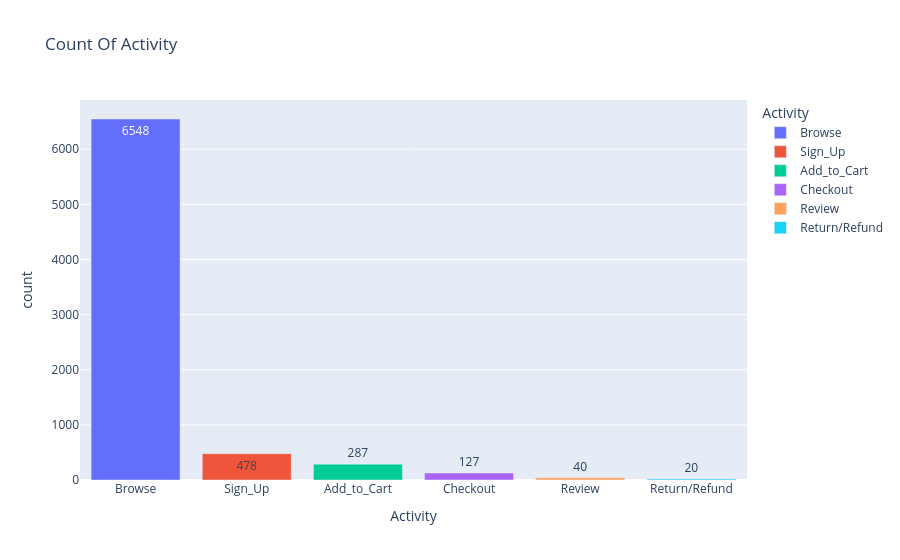

Notebook cell for this chart:
### Code cell
fig = px.bar(data_frame=q4,x = 'Activity', y ='count',title='Count Of Activity',color='Activity',
             text='count')

fig.show()

### Figure 1 — Plotly figure (JSON) as saved in the notebook; plotly's stock layout.template omitted (floating-point values rounded to 4 significant figures)
{"data": [{"hovertemplate": "Activity=%{x}<br>count=%{text}<extra></extra>", "legendgroup": "Browse", "marker": {"color": "#636efa", "pattern": {"shape": ""}}, "name": "Browse", "orientation": "v", "showlegend": true, "text": [6548.0], "textposition": "auto", "type": "bar", "x": ["Browse"], "xaxis": "x", "y": [6548], "yaxis": "y"}, {"hovertemplate": "Activity=%{x}<br>count=%{text}<extra></extra>", "legendgroup": "Sign_Up", "marker": {"color": "#EF553B", "pattern": {"shape": ""}}, "name": "Sign_Up", "orientation": "v", "showlegend": true, "text": [478.0], "textposition": "auto", "type": "bar", "x": ["Sign_Up"], "xaxis": "x", "y": [478], "yaxis": "y"}, {"hovertemplate": "Activity=%{x}<br>count=%{text}<extra></extra>", "legendgroup": "Add_to_Cart", "marker": {"color": "#00cc96", "pattern": {"shape": ""}}, "name": "Add_to_Cart", "orientation": "v", "showlegend": true, "text": [287.0], "textposition": "auto", "type": "bar", "x": ["Add_to_Cart"], "xaxis": "x", "y": [287], "yaxis": "y"}, {"hovertemplate": "Activity=%{x}<br>count=%{text}<extra></extra>", "legendgroup": "Checkout", "marker": {"color": "#ab63fa", "pattern": {"shape": ""}}, "name": "Checkout", "orientation": "v", "showlegend": true, "text": [127.0], "textposition": "auto", "type": "bar", "x": ["Checkout"], "xaxis": "x", "y": [127], "yaxis": "y"}, {"hovertemplate": "Activity=%{x}<br>count=%{text}<extra></extra>", "legendgroup": "Review", "marker": {"color": "#FFA15A", "pattern": {"shape": ""}}, "name": "Review", "orientation": "v", "showlegend": true, "text": [40.0], "textposition": "auto", "type": "bar", "x": ["Review"], "xaxis": "x", "y": [40], "yaxis": "y"}, {"hovertemplate": "Activity=%{x}<br>count=%{text}<extra></extra>", "legendgroup": "Return/Refund", "marker": {"color": "#19d3f3", "pattern": {"shape": ""}}, "name": "Return/Refund", "orientation": "v", "showlegend": true, "text": [20.0], "textposition": "auto", "type": "bar", "x": ["Return/Refund"], "xaxis": "x", "y": [20], "yaxis": "y"}], "layout": {"barmode": "relative", "legend": {"title": {"text": "Activity"}, "tracegroupgap": 0}, "title": {"text": "Count Of Activity"}, "xaxis": {"anchor": "y", "categoryarray": ["Browse", "Sign_Up", "Add_to_Cart", "Checkout", "Review", "Return/Refund"], "categoryorder": "array", "domain": [0, 1], "title": {"text": "Activity"}}, "yaxis": {"anchor": "x", "domain": [0, 1], "title": {"text": "count"}}}}
